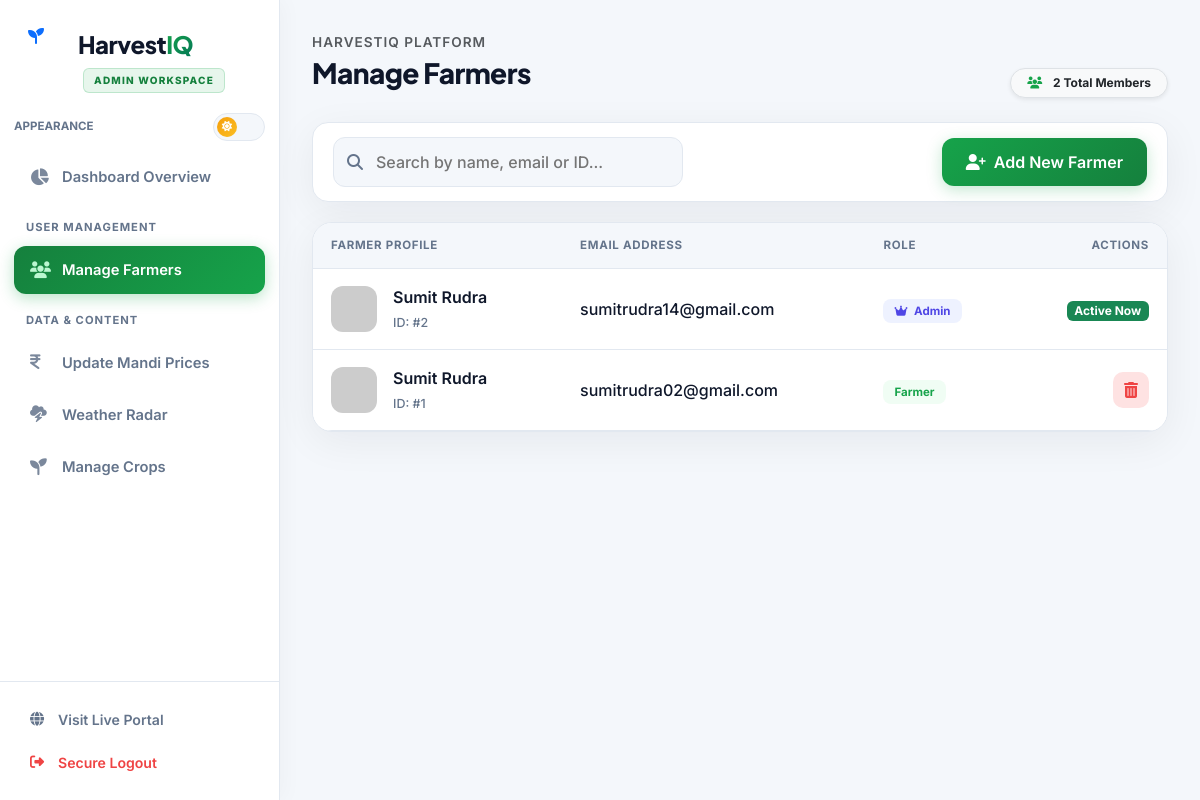
Page /admin/manage_users.php (signed in) on the committed database.
### tables this page shows
CREATE TABLE `users` (
  `id` int(11) NOT NULL,
  `full_name` varchar(100) NOT NULL,
  `email` varchar(100) NOT NULL,
  `password` varchar(255) NOT NULL,
  `role` enum('farmer','admin') DEFAULT 'farmer',
  `is_verified` tinyint(1) DEFAULT 0,
  `created_at` timestamp NOT NULL DEFAULT current_timestamp()
);

### admin/manage_users.php (the view, shortened to what this page needs)
<?php
require '../db.php';
$all_users = mysqli_query($conn, "SELECT * FROM users ORDER BY id DESC");
$total_users = mysqli_num_rows($all_users);
?>
<!DOCTYPE html>
<html lang="en">
<head>
    <link href="https://cdn.jsdelivr.net/npm/bootstrap@5.3.0/dist/css/bootstrap.min.css" rel="stylesheet">
</head>
<body class="admin-body">
<?php require 'admin_sidebar.php'; ?>
<div class="admin-main">
    <div class="admin-page-wrap">
        <div class="d-flex justify-content-between align-items-end mb-4 flex-wrap gap-3">
            <div>
                <p class="text-muted mb-1 fw-semibold" style="font-size:0.85rem;text-transform:uppercase;letter-spacing:1px;">HarvestIQ Platform</p>
                <h2 class="page-title">Manage Farmers</h2>
            </div>
            <div class="badge bg-light text-dark border px-3 py-2 rounded-pill fw-bold shadow-sm">
                <i class="fa-solid fa-users me-2" style="color:#16a34a;"></i> <?php echo $total_users; ?> Total Members
            </div>
        </div>
        <div class="toolbar">
            <div class="search-wrapper">
                <i class="fa-solid fa-magnifying-glass"></i>
                <input type="text" id="searchInput" class="search-input" placeholder="Search by name, email or ID..." onkeyup="filterUsers()">
            </div>
            <a href="add_user.php" class="btn-add-user"><i class="fa-solid fa-user-plus"></i> Add New Farmer</a>
        </div>
        <div class="custom-table-card p-0 overflow-hidden">
            <div class="table-responsive">
                <table class="table">
                    <thead>
                        <tr>
                            <th>Farmer Profile</th>
                            <th>Email Address</th>
                            <th>Role</th>
                            <th class="text-end">Actions</th>
                        </tr>
                    </thead>
                    <tbody>
                        <?php while ($row = mysqli_fetch_assoc($all_users)) { ?>
                        <tr class="user-row">
                            <td>
                                <div class="d-flex align-items-center gap-3">
                                    <img src="https://ui-avatars.com/api/?name=<?php echo urlencode($row['full_name']); ?>&background=random&color=fff&bold=true" class="user-avatar" alt="">
                                    <div>
                                        <span class="user-name search-name"><?php echo htmlspecialchars($row['full_name']); ?></span>
                                        <span class="user-id search-id">ID: #<?php echo $row['id']; ?></span>
                                    </div>
                                </div>
                            </td>
                            <td><span class="search-email"><?php echo htmlspecialchars($row['email']); ?></span></td>
                            <td>
                                <?php if ($row['role'] == 'admin'): ?>
                                    <span class="badge-admin"><i class="fa-solid fa-crown me-1"></i> Admin</span>
                                <?php else: ?>
                                    <span class="badge-user">Farmer</span>
                                <?php endif; ?>
                            </td>
                            <td class="text-end">
                                <?php if ($row['id'] != $_SESSION['user_id']): ?>
                                    <a href="manage_users.php?delete=<?php echo $row['id']; ?>" class="btn-action btn-delete" onclick="return confirm('Delete this user?');">
                                        <i class="fa-solid fa-trash-can"></i>
                                    </a>
                                <?php else: ?>
                                    <span class="badge bg-success">Active Now</span>
                                <?php endif; ?>
                            </td>
                        </tr>
                        <?php } ?>
                    </tbody>
                </table>
            </div>
        </div>
    </div>
</div>
</body>
</html>

### admin/admin.css (style rules this page uses)
:root { --admin-bg: #F4F7FB; --admin-surface: #FFFFFF; --admin-primary: #16a34a; --admin-primary-dark: #15803d; --admin-text: #0F172A; --admin-muted: #64748B; --admin-border: #E2E8F0; --sidebar-width: 280px; --admin-glass: rgba(255, 255, 255, 0.92); --admin-shadow: 0 10px 40px rgba(15, 23, 42, 0.06); }
body.admin-body { background: var(--admin-bg); font-family: 'Inter', sans-serif; color: var(--admin-text); margin: 0; transition: background 0.35s ease, color 0.35s ease; }
.admin-main { margin-left: var(--sidebar-width); min-height: 100vh; width: calc(100% - var(--sidebar-width)); display: flex; flex-direction: column; transition: margin 0.35s ease, width 0.35s ease; }
.dashboard-container, .admin-page-wrap { padding: 32px; flex-grow: 1; }
.header-title, .page-title { font-family: 'Plus Jakarta Sans', sans-serif; font-weight: 800; font-size: 1.75rem; letter-spacing: -0.02em; color: var(--admin-text); }
.content-card, .custom-table-card, .form-card, .admin-panel-card { background: var(--admin-surface); border-radius: 20px; padding: 28px; box-shadow: var(--admin-shadow); border: 1px solid var(--admin-border); transition: box-shadow 0.3s; }
.toolbar { display: flex; justify-content: space-between; align-items: center; background: var(--admin-surface); padding: 14px 20px; border-radius: 16px; box-shadow: var(--admin-shadow); margin-bottom: 20px; border: 1px solid var(--admin-border); flex-wrap: wrap; gap: 12px; }
.search-wrapper { position: relative; width: min(350px, 100%); }
.search-wrapper i { position: absolute; left: 14px; top: 50%; transform: translateY(-50%); color: var(--admin-muted); }
.search-input, .form-control-custom, .form-select-custom { width: 100%; padding: 12px 14px 12px 42px; border: 1px solid var(--admin-border); border-radius: 12px; background: var(--admin-bg); color: var(--admin-text); font-weight: 500; transition: 0.25s; font-family: inherit; }
.btn-add-user, .btn-submit, .btn-brand { background: linear-gradient(135deg, var(--admin-primary), var(--admin-primary-dark)); color: #fff; padding: 12px 24px; border-radius: 12px; font-weight: 600; text-decoration: none; display: inline-flex; align-items: center; justify-content: center; gap: 8px; transition: 0.3s; border: none; cursor: pointer; font-family: inherit; box-shadow: 0 4px 15px rgba(22, 163, 74, 0.25); }
.table-responsive { overflow-x: auto; -webkit-overflow-scrolling: touch; }
.table-custom, .table { margin-bottom: 0; width: 100%; }
.table-custom thead th, .table thead th { color: var(--admin-muted); font-weight: 700; padding: 14px 18px; text-transform: uppercase; font-size: 0.72rem; letter-spacing: 0.06em; background: var(--admin-bg); border-bottom: 1px solid var(--admin-border); white-space: nowrap; }
.table-custom tbody td, .table tbody td { padding: 16px 18px; border-bottom: 1px solid var(--admin-border); font-weight: 500; color: var(--admin-text); vertical-align: middle; }
.table-custom tbody tr, .table tbody tr { transition: background 0.2s; }
.user-avatar, .avatar-small { border-radius: 12px; object-fit: cover; }
.user-avatar { width: 46px; height: 46px; }
.user-name { font-weight: 600; color: var(--admin-text); display: block; }
.user-id { font-size: 0.78rem; color: var(--admin-muted); }
.badge-admin { background: #EEF2FF; color: #4F46E5; padding: 5px 11px; border-radius: 8px; font-size: 0.72rem; font-weight: 700; }
.badge-user { background: #f0fdf4; color: #16a34a; padding: 5px 11px; border-radius: 8px; font-size: 0.72rem; font-weight: 700; }
.btn-action, .action-btn { width: 36px; height: 36px; border-radius: 10px; display: inline-flex; align-items: center; justify-content: center; text-decoration: none; transition: 0.2s; border: none; cursor: pointer; }
.btn-delete { background: #FEE2E2; color: #EF4444; }

### rows in the picture
users: full_name "Sumit Rudra", id "2", email "sumitrudra14@gmail.com", role "admin" (drawn), shows "Active Now"
users: full_name "Sumit Rudra", id "1", email "sumitrudra02@gmail.com", role "Farmer"

### other values in the picture
$total_users "2"
